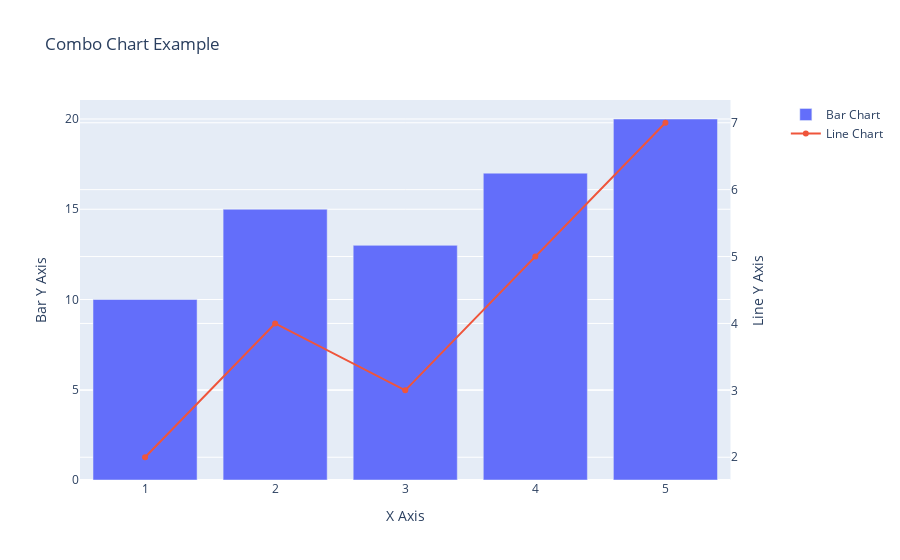

Write notebook code for a chart like this one.
### Code cell
import plotly.graph_objects as go
from plotly.subplots import make_subplots

# Sample data
x_data = [1, 2, 3, 4, 5]
y1_data = [10, 15, 13, 17, 20]  # Bar data
y2_data = [2, 4, 3, 5, 7]  # Line data

# Create subplots with a secondary Y-axis
fig = make_subplots(specs=[[{"secondary_y": True}]])

# Add bar trace
fig.add_trace(go.Bar(x=x_data, y=y1_data, name="Bar Chart"), secondary_y=False)

# Add line trace
fig.add_trace(go.Scatter(x=x_data, y=y2_data, name="Line Chart"), secondary_y=True)

# Update layout
fig.update_layout(title="Combo Chart Example")
fig.update_xaxes(title_text="X Axis")
fig.update_yaxes(title_text="Bar Y Axis", secondary_y=False)
fig.update_yaxes(title_text="Line Y Axis", secondary_y=True)

# Show the plot
fig.show()

### Figure 1 — Plotly figure (JSON) as saved in the notebook; plotly's stock layout.template omitted (floating-point values rounded to 4 significant figures)
{"data": [{"name": "Bar Chart", "type": "bar", "x": [1, 2, 3, 4, 5], "xaxis": "x", "y": [10, 15, 13, 17, 20], "yaxis": "y"}, {"name": "Line Chart", "type": "scatter", "x": [1, 2, 3, 4, 5], "xaxis": "x", "y": [2, 4, 3, 5, 7], "yaxis": "y2"}], "layout": {"title": {"text": "Combo Chart Example"}, "xaxis": {"anchor": "y", "domain": [0, 0.94], "title": {"text": "X Axis"}}, "yaxis": {"anchor": "x", "domain": [0, 1], "title": {"text": "Bar Y Axis"}}, "yaxis2": {"anchor": "x", "overlaying": "y", "side": "right", "title": {"text": "Line Y Axis"}}}}
